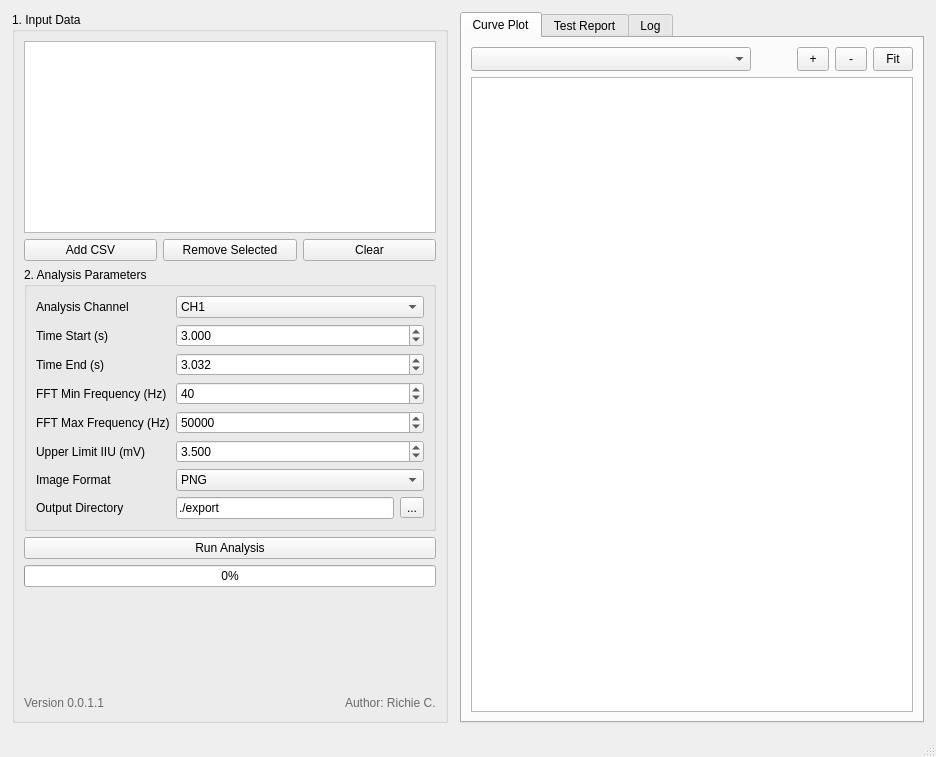
<?xml version="1.0" encoding="UTF-8"?>
<ui version="4.0">
 <class>MainWindow</class>
 <widget class="QMainWindow" name="MainWindow">
  <property name="geometry">
   <rect>
    <x>0</x>
    <y>0</y>
    <width>936</width>
    <height>757</height>
   </rect>
  </property>
  <property name="windowTitle">
   <string>Torch Dragon</string>
  </property>
  <widget class="QWidget" name="centralwidget">
   <layout class="QHBoxLayout" name="mainLayout">
    <property name="spacing">
     <number>12</number>
    </property>
    <property name="leftMargin">
     <number>12</number>
    </property>
    <property name="topMargin">
     <number>12</number>
    </property>
    <property name="rightMargin">
     <number>12</number>
    </property>
    <property name="bottomMargin">
     <number>12</number>
    </property>
    <item>
     <widget class="QGroupBox" name="groupBox_input">
      <property name="minimumSize">
       <size>
        <width>320</width>
        <height>0</height>
       </size>
      </property>
      <property name="title">
       <string>1. Input Data</string>
      </property>
      <layout class="QVBoxLayout" name="inputLayout">
       <item>
        <widget class="QListWidget" name="list_files"/>
       </item>
       <item>
        <layout class="QHBoxLayout" name="fileButtonsLayout">
         <item>
          <widget class="QPushButton" name="btn_add_files">
           <property name="text">
            <string>Add CSV</string>
           </property>
          </widget>
         </item>
         <item>
          <widget class="QPushButton" name="btn_remove_file">
           <property name="text">
            <string>Remove Selected</string>
           </property>
          </widget>
         </item>
         <item>
          <widget class="QPushButton" name="btn_clear_files">
           <property name="text">
            <string>Clear</string>
           </property>
          </widget>
         </item>
        </layout>
       </item>
       <item>
        <widget class="QGroupBox" name="groupBox_params">
         <property name="title">
          <string>2. Analysis Parameters</string>
         </property>
         <layout class="QGridLayout" name="paramsLayout">
          <item row="0" column="0">
           <widget class="QLabel" name="lbl_channel">
            <property name="text">
             <string>Analysis Channel</string>
            </property>
           </widget>
          </item>
          <item row="0" column="1">
           <widget class="QComboBox" name="combo_channel">
            <item>
             <property name="text">
              <string>CH1</string>
             </property>
            </item>
            <item>
             <property name="text">
              <string>CH2</string>
             </property>
            </item>
            <item>
             <property name="text">
              <string>CH3</string>
             </property>
            </item>
           </widget>
          </item>
          <item row="1" column="0">
           <widget class="QLabel" name="lbl_time_start">
            <property name="text">
             <string>Time Start (s)</string>
            </property>
           </widget>
          </item>
          <item row="1" column="1">
           <widget class="QDoubleSpinBox" name="spin_time_start">
            <property name="decimals">
             <number>3</number>
            </property>
            <property name="minimum">
             <double>0.000000000000000</double>
            </property>
            <property name="maximum">
             <double>1000.000000000000000</double>
            </property>
            <property name="value">
             <double>3.000000000000000</double>
            </property>
           </widget>
          </item>
          <item row="2" column="0">
           <widget class="QLabel" name="lbl_time_end">
            <property name="text">
             <string>Time End (s)</string>
            </property>
           </widget>
          </item>
          <item row="2" column="1">
           <widget class="QDoubleSpinBox" name="spin_time_end">
            <property name="decimals">
             <number>3</number>
            </property>
            <property name="maximum">
             <double>1000.000000000000000</double>
            </property>
            <property name="value">
             <double>3.032000000000000</double>
            </property>
           </widget>
          </item>
          <item row="3" column="0">
           <widget class="QLabel" name="lbl_fft_min">
            <property name="text">
             <string>FFT Min Frequency (Hz)</string>
            </property>
           </widget>
          </item>
          <item row="3" column="1">
           <widget class="QSpinBox" name="spin_fft_min">
            <property name="maximum">
             <number>10000000</number>
            </property>
            <property name="value">
             <number>40</number>
            </property>
           </widget>
          </item>
          <item row="4" column="0">
           <widget class="QLabel" name="lbl_fft_max">
            <property name="text">
             <string>FFT Max Frequency (Hz)</string>
            </property>
           </widget>
          </item>
          <item row="4" column="1">
           <widget class="QSpinBox" name="spin_fft_max">
            <property name="maximum">
             <number>100000000</number>
            </property>
            <property name="value">
             <number>50000</number>
            </property>
           </widget>
          </item>
          <item row="5" column="0">
           <widget class="QLabel" name="lbl_overlimit">
            <property name="text">
             <string>Upper Limit IIU (mV)</string>
            </property>
           </widget>
          </item>
          <item row="5" column="1">
           <widget class="QDoubleSpinBox" name="spin_overlimit">
            <property name="decimals">
             <number>3</number>
            </property>
            <property name="maximum">
             <double>50.000000000000000</double>
            </property>
            <property name="singleStep">
             <double>0.500000000000000</double>
            </property>
            <property name="value">
             <double>3.500000000000000</double>
            </property>
           </widget>
          </item>
          <item row="6" column="0">
           <widget class="QLabel" name="lbl_fmt">
            <property name="text">
             <string>Image Format</string>
            </property>
           </widget>
          </item>
          <item row="6" column="1">
           <widget class="QComboBox" name="combo_format">
            <item>
             <property name="text">
              <string>PNG</string>
             </property>
            </item>
            <item>
             <property name="text">
              <string>SVG</string>
             </property>
            </item>
           </widget>
          </item>
          <item row="7" column="0">
           <widget class="QLabel" name="lbl_output_dir">
            <property name="text">
             <string>Output Directory</string>
            </property>
           </widget>
          </item>
          <item row="7" column="1">
           <layout class="QHBoxLayout" name="outputLayout">
            <item>
             <widget class="QLineEdit" name="edit_output_dir">
              <property name="text">
               <string>./export</string>
              </property>
             </widget>
            </item>
            <item>
             <widget class="QToolButton" name="btn_browse_dir">
              <property name="text">
               <string>...</string>
              </property>
             </widget>
            </item>
           </layout>
          </item>
         </layout>
        </widget>
       </item>
       <item>
        <widget class="QPushButton" name="btn_run">
         <property name="text">
          <string>Run Analysis</string>
         </property>
        </widget>
       </item>
       <item>
        <widget class="QProgressBar" name="progress_bar">
         <property name="value">
          <number>0</number>
         </property>
        </widget>
       </item>
       <item>
        <spacer name="verticalSpacer">
         <property name="orientation">
          <enum>Qt::Vertical</enum>
         </property>
         <property name="sizeHint" stdset="0">
          <size>
           <width>20</width>
           <height>40</height>
          </size>
         </property>
        </spacer>
       </item>
       <item>
        <layout class="QHBoxLayout" name="footerLayout">
         <item>
          <widget class="QLabel" name="lbl_version">
           <property name="styleSheet">
            <string notr="true">color: #6b6b6b;</string>
           </property>
           <property name="text">
            <string>Version 0.0.1.1</string>
           </property>
          </widget>
         </item>
         <item>
          <spacer name="footerSpacer">
           <property name="orientation">
            <enum>Qt::Horizontal</enum>
           </property>
           <property name="sizeHint" stdset="0">
            <size>
             <width>40</width>
             <height>16</height>
            </size>
           </property>
          </spacer>
         </item>
         <item>
          <widget class="QLabel" name="lbl_author">
           <property name="styleSheet">
            <string notr="true">color: #6b6b6b;</string>
           </property>
           <property name="text">
            <string>Author: Richie C.</string>
           </property>
          </widget>
         </item>
        </layout>
       </item>
      </layout>
     </widget>
    </item>
    <item>
     <widget class="QTabWidget" name="tab_results">
      <widget class="QWidget" name="tab_curve">
       <attribute name="title">
        <string>Curve Plot</string>
       </attribute>
       <layout class="QVBoxLayout" name="curveTabLayout">
        <item>
         <layout class="QHBoxLayout" name="curveToolbarLayout">
          <item>
           <widget class="QComboBox" name="combo_curve_image">
            <property name="minimumSize">
             <size>
              <width>280</width>
              <height>0</height>
             </size>
            </property>
            <property name="sizeAdjustPolicy">
             <enum>QComboBox::AdjustToMinimumContentsLengthWithIcon</enum>
            </property>
           </widget>
          </item>
          <item>
           <spacer name="curveToolbarSpacer">
            <property name="orientation">
             <enum>Qt::Horizontal</enum>
            </property>
            <property name="sizeHint" stdset="0">
             <size>
              <width>40</width>
              <height>20</height>
             </size>
            </property>
           </spacer>
          </item>
          <item>
           <widget class="QToolButton" name="btn_zoom_in_curve">
            <property name="minimumSize">
             <size>
              <width>32</width>
              <height>24</height>
             </size>
            </property>
            <property name="toolTip">
             <string>Zoom in</string>
            </property>
            <property name="text">
             <string>+</string>
            </property>
            <property name="toolButtonStyle">
             <enum>Qt::ToolButtonTextOnly</enum>
            </property>
           </widget>
          </item>
          <item>
           <widget class="QToolButton" name="btn_zoom_out_curve">
            <property name="minimumSize">
             <size>
              <width>32</width>
              <height>24</height>
             </size>
            </property>
            <property name="toolTip">
             <string>Zoom out</string>
            </property>
            <property name="text">
             <string>-</string>
            </property>
            <property name="toolButtonStyle">
             <enum>Qt::ToolButtonTextOnly</enum>
            </property>
           </widget>
          </item>
          <item>
           <widget class="QToolButton" name="btn_fit_curve">
            <property name="minimumSize">
             <size>
              <width>40</width>
              <height>24</height>
             </size>
            </property>
            <property name="toolTip">
             <string>Fit to width</string>
            </property>
            <property name="text">
             <string>Fit</string>
            </property>
            <property name="toolButtonStyle">
             <enum>Qt::ToolButtonTextOnly</enum>
            </property>
           </widget>
          </item>
         </layout>
        </item>
        <item>
         <widget class="ImageView" name="view_curve">
          <property name="alignment">
           <set>Qt::AlignCenter</set>
          </property>
         </widget>
        </item>
       </layout>
      </widget>
      <widget class="QWidget" name="tab_report">
       <attribute name="title">
        <string>Test Report</string>
       </attribute>
       <layout class="QVBoxLayout" name="reportTabLayout">
        <item>
         <layout class="QHBoxLayout" name="reportToolbarLayout">
          <item>
           <spacer name="reportToolbarSpacer">
            <property name="orientation">
             <enum>Qt::Horizontal</enum>
            </property>
            <property name="sizeHint" stdset="0">
             <size>
              <width>40</width>
              <height>20</height>
             </size>
            </property>
           </spacer>
          </item>
          <item>
           <widget class="QPushButton" name="btn_open_export_folder">
            <property name="minimumSize">
             <size>
              <width>0</width>
              <height>28</height>
             </size>
            </property>
            <property name="text">
             <string>Check Export Folder</string>
            </property>
           </widget>
          </item>
         </layout>
        </item>
        <item>
         <widget class="QTextBrowser" name="txt_report">
          <property name="openExternalLinks">
           <bool>false</bool>
          </property>
         </widget>
        </item>
       </layout>
      </widget>
      <widget class="QWidget" name="tab_log">
       <attribute name="title">
        <string>Log</string>
       </attribute>
       <layout class="QVBoxLayout" name="logTabLayout">
        <item>
         <widget class="QPlainTextEdit" name="txt_log">
          <property name="readOnly">
           <bool>true</bool>
          </property>
         </widget>
        </item>
       </layout>
      </widget>
     </widget>
    </item>
   </layout>
  </widget>
  <widget class="QMenuBar" name="menubar">
   <property name="geometry">
    <rect>
     <x>0</x>
     <y>0</y>
     <width>936</width>
     <height>22</height>
    </rect>
   </property>
  </widget>
  <widget class="QStatusBar" name="statusbar"/>
 </widget>
 <customwidgets>
  <customwidget>
   <class>ImageView</class>
   <extends>QGraphicsView</extends>
   <header>image_view</header>
  </customwidget>
 </customwidgets>
 <resources>
  <include location="icon_source.qrc"/>
 </resources>
 <connections/>
</ui>
